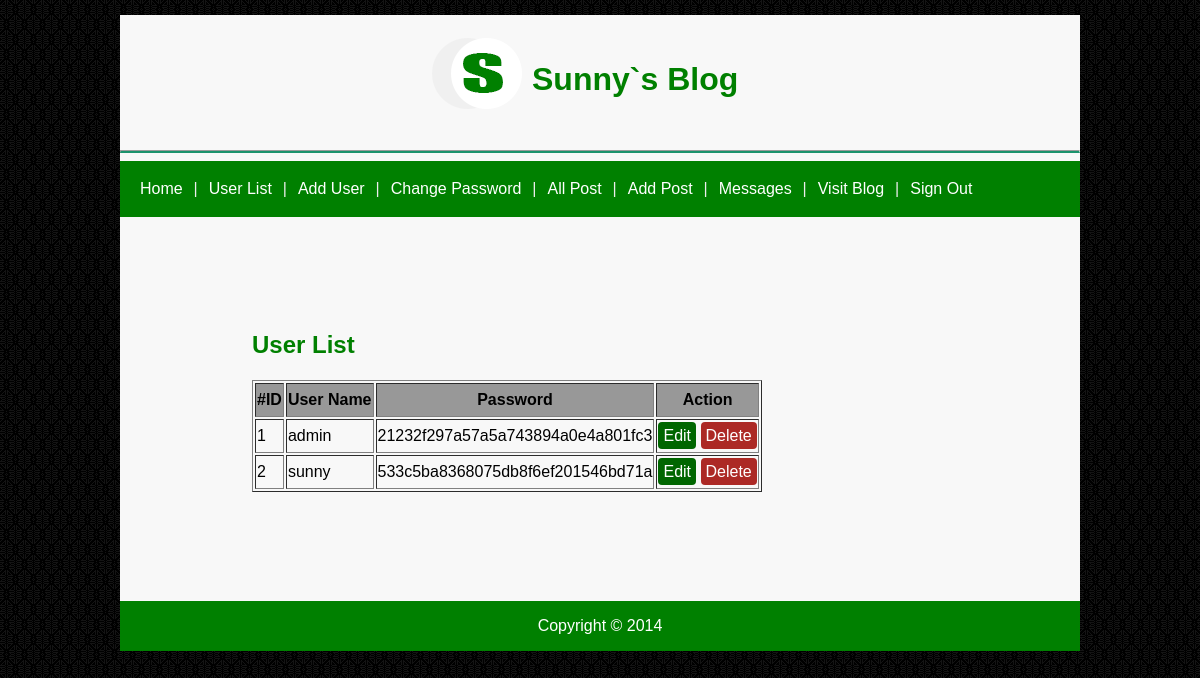
Page /Admin/user_list.php (signed in) on the committed database.
### tables this page shows
CREATE TABLE IF NOT EXISTS `users` (
  `user_id` int(11) NOT NULL AUTO_INCREMENT,
  `username` varchar(50) NOT NULL,
  `password` varchar(255) NOT NULL,
  PRIMARY KEY (`user_id`)
);

### Admin/user_list.php (the view, shortened to what this page needs)
<?php
	include('header.php');
	include('dbconfig.php');
?>
<?php
	$query = "SELECT * FROM users";
	$result = mysqli_query($connection, $query);
?>
			<table style="width: 800px; margin: 0 auto;">
				<tr>
					<td style="padding-left: 50px;">
						<h2><font color="Green">User List</font></h2>
						<table border="1">
							<tr style="background-color: #989898;">
								<th>#ID</th>
								<th>User Name</th>
								<th>Password</th>
								<th>Action</th>
							</tr>
						<?php
							$count = 1;
							foreach ($result as $row){
						?>
							<tr>
								<td><?php echo $count?></td>
								<td><?php echo htmlspecialchars($row['username'])?></td>
								<td><?php echo $row['password']?></td>
								<td>
									<a class="btnedit" href="user_edit.php?id=<?php echo $row['user_id']?>">Edit</a>
									<a class="btndelete" href="user_delete.php?id=<?php echo $row['user_id']?>">Delete</a></td>
							</tr>
							<?php
								$count++;
							}
							?>
						</table>
					</td>
				</tr>
			</table>
<?php
	include('footer.php');
?>

### css/style.css (style rules this page uses)
.btndelete { text-decoration: none; background-color: #ac2925; color: #fff; padding: 5px; border-radius: 4px; }
.btnedit { text-decoration: none; background-color: #006600; color: #fff; padding: 5px; border-radius: 4px; }

### rows in the picture
users: username "admin", password "21232f297a57a5a743894a0e4a801fc3"
users: username "sunny", password "533c5ba8368075db8f6ef201546bd71a"
